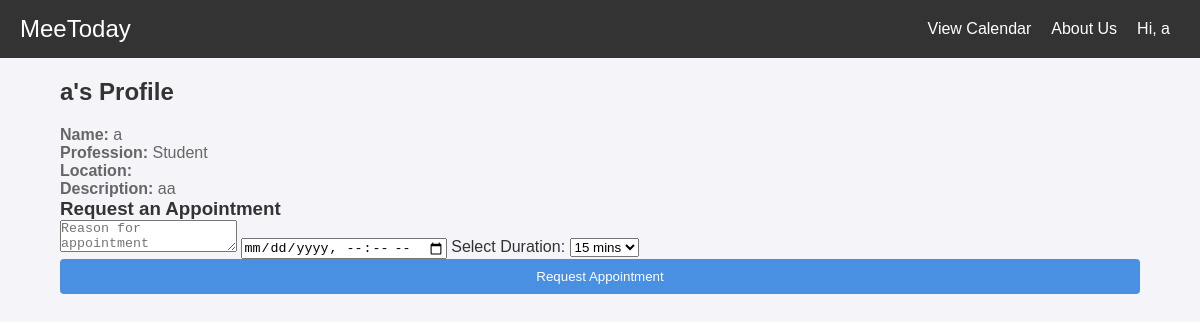
/profile/1/ (signed in), run on the app's committed database.
### appointments/models.py (models this page shows, shortened)
class UserProfile(models.Model):
    user = models.OneToOneField(User, on_delete=models.CASCADE)
    name = models.CharField(max_length=100)
    phone_number = models.CharField(max_length=15, unique=True, blank=True, null=True)
    email = models.EmailField(unique=True, blank=True, null=True)
    date_of_birth = models.DateField(null=True, blank=True)
    sex = models.CharField(
        max_length=10,
        choices=[('Male', 'Male'), ('Female', 'Female'), ('NoPrefer', 'NoPrefer')],
        default='Not Specified'
    )
    age = models.PositiveIntegerField(null=True, blank=True)
    address = models.TextField(blank=True)
    city = models.CharField(max_length=100, blank=True)
    state = models.CharField(max_length=100, blank=True)
    district = models.CharField(max_length=100, blank=True)
    pincode = models.CharField(max_length=10, blank=True)
    profession = models.CharField(
        max_length=20,
        choices=[('Student', 'Student'), ('Professional', 'Professional')],
        blank=True
    )
    designation = models.CharField(max_length=100, blank=True)
    company = models.CharField(max_length=100, blank=True)
    university = models.CharField(max_length=100, blank=True)
    field_of_study = models.CharField(max_length=100, blank=True)
    description = models.TextField(blank=True)
    photo = models.ImageField(upload_to='profile_pics/', blank=True, null=True)

### appointments/views.py (the view, shortened to what this page needs)
# urls.py: path('profile/<int:user_id>/', views.profile_view, name='profile'),
@login_required
def profile_view(request, user_id):
    user_profile = UserProfile.objects.get(user_id=user_id)
    received_requests = Appointment.objects.filter(recipient=request.user, status='pending')
    return render(request, 'profile.html', {'profile': user_profile, 'received_requests': received_requests})

### appointments/templates/profile.html (shortened to what this page needs)
{% extends 'base.html' %}
{% block content %}
    <h2>{{ profile.user.username }}'s Profile</h2>
    <p><strong>Name:</strong> {{ profile.user.username }}</p>
    <p><strong>Profession:</strong> {{ profile.profession }}</p>
    <p><strong>Location:</strong> {{ profile.location }}</p>
    <p><strong>Description:</strong> {{ profile.description }}</p>
    <form method="POST">
        <h3>Request an Appointment</h3>
        <textarea name="reason" placeholder="Reason for appointment" required></textarea>
        <input type="datetime-local" name="date" required>
        <label for="duration">Select Duration:</label>
        <select name="duration" required>
            <option value="15">15 mins</option>
        </select>
        <button type="submit">Request Appointment</button>
    </form>
{% endblock %}

### appointments/templates/base.html (shortened to what this page needs)
{% load static %}
<!DOCTYPE html>
<html lang="en">
<head>
    <link href='https://cdn.jsdelivr.net/npm/fullcalendar@5.9.0/main.min.css' rel='stylesheet' />
    <link rel="stylesheet" href="{% static 'style.css' %}">
</head>
<body>
    <nav class="navbar">
        <div class="logo">
            <a href="{% url 'home' %}">MeeToday</a>
        </div>
        <div class="menu">
            {% if user.is_authenticated %}
                <a href="{% url 'calendar' %}" class="nav-link">View Calendar</a>
                <a href="{% url 'about_us' %}" class="nav-link">About Us</a>
                <div class="dropdown">
                    <button class="dropbtn">Hi, {{ user.username }}</button>
                </div>
            {% else %}
                <a href="{% url 'login' %}" class="nav-link">Login</a>
                <a href="{% url 'register' %}" class="nav-link">Register</a>
            {% endif %}
        </div>
    </nav>
    <div class="container">
        {% block content %}
        {% endblock %}
    </div>
</body>
</html>

### appointments/static/style.css (style rules this page uses)
* { margin: 0; padding: 0; box-sizing: border-box; }
body { font-family: Arial, sans-serif; background-color: #f4f4f9; color: #333; margin: 0; padding: 0; }
.container { width: 90%; max-width: 1200px; margin: 20px auto; }
body { font-family: Arial, sans-serif; color: #333; margin: 0; padding: 0; }
.navbar { display: flex; justify-content: space-between; align-items: center; background-color: #333; color: #fff; padding: 10px 20px; }
.navbar .logo a { font-size: 1.5rem; color: #fff; text-decoration: none; }
.navbar .menu { display: flex; align-items: center; }
.navbar .nav-link { color: #fff; text-decoration: none; margin: 0 10px; }
.dropdown { position: relative; display: inline-block; }
.dropdown .dropbtn { background-color: #333; color: white; padding: 10px; font-size: 1rem; border: none; cursor: pointer; }
h2 { color: #333; margin-bottom: 20px; }
p { color: #666; }
form button { padding: 10px 20px; background-color: #4a90e2; color: white; border: none; border-radius: 4px; cursor: pointer; width: 100%; }

### data on the page
UserProfile: user.username "a", profession "Student", description "aa"

### other printed values
{{ user.username }} "a"
